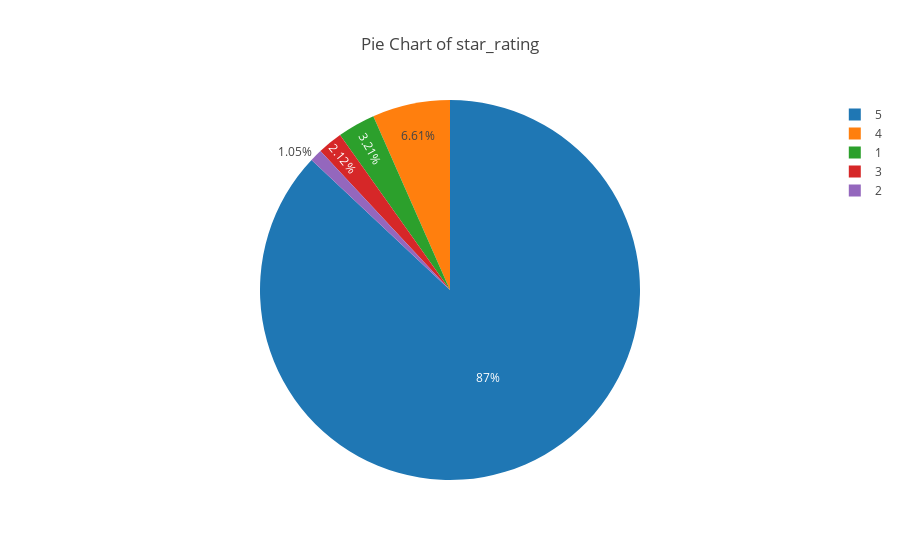

The notebook cell this image was saved under:
### Markdown cell above
# Look at category proportions

### Code cell
### CHANGE COLUMN INDEX TO PLOT
i = 6
plot_piechart(df, i)

### Figure 1 — Plotly figure (JSON) as saved in the notebook; plotly's stock layout.template omitted (floating-point values rounded to 4 significant figures)
{"data": [{"labels": [1, 3, 5, 4, 2], "type": "pie", "values": [4793, 3156, 129709, 9859, 1569]}], "layout": {"title": "Pie Chart of star_rating"}}
